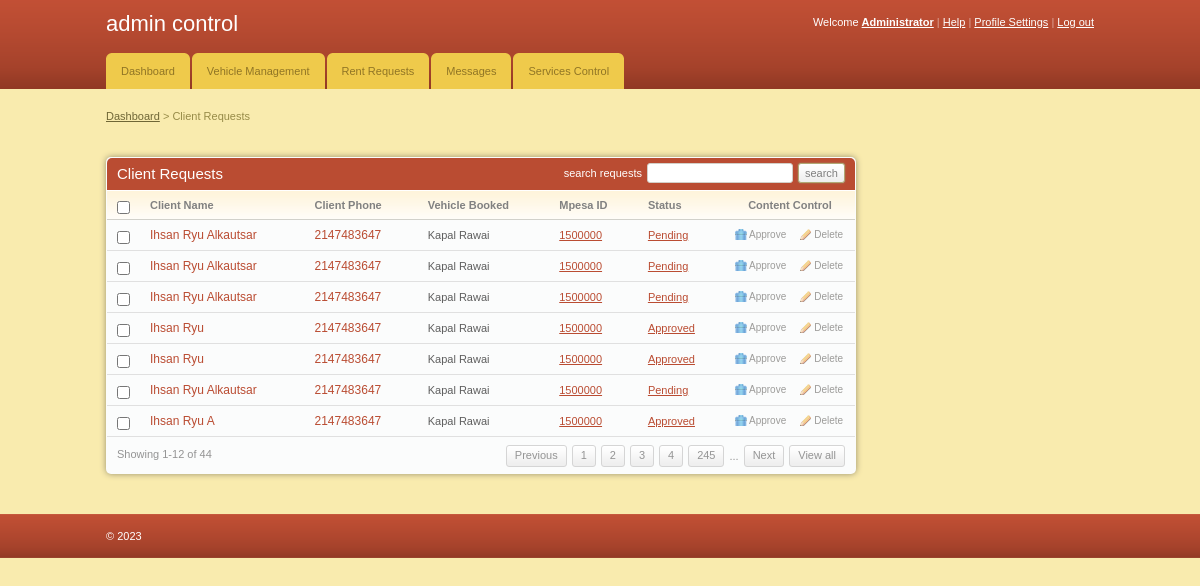
The page /admin/client_requests.php (signed in) on the database its author committed.
### tables this page shows
CREATE TABLE `client` (
  `client_id` int(11) NOT NULL,
  `fname` varchar(255) NOT NULL,
  `email` varchar(255) NOT NULL,
  `id_no` int(11) NOT NULL,
  `phone` int(11) NOT NULL,
  `location` varchar(255) NOT NULL,
  `gender` varchar(255) NOT NULL,
  `car_id` int(11) NOT NULL,
  `status` varchar(255) NOT NULL,
  `mpesa` varchar(255) NOT NULL
);

CREATE TABLE `cars` (
  `car_id` int(11) NOT NULL,
  `car_name` varchar(255) NOT NULL,
  `car_type` varchar(255) NOT NULL,
  `image` text NOT NULL,
  `hire_cost` int(11) NOT NULL,
  `capacity` int(11) NOT NULL,
  `status` varchar(255) NOT NULL
);

### admin/client_requests.php (the view, shortened to what this page needs)
<!DOCTYPE html PUBLIC "-//W3C//DTD XHTML 1.0 Transitional//EN" "http://www.w3.org/TR/xhtml1/DTD/xhtml1-transitional.dtd">
<html xmlns="http://www.w3.org/1999/xhtml">
<head>
	<link rel="stylesheet" href="css/style.css" type="text/css" media="all" />
</head>
<body>
<div id="header">
	<div class="shell">
		<?php
			include 'menu.php';
		?>
	</div>
</div>
<div id="container">
	<div class="shell">
		<div class="small-nav">
			<a href="index.php">Dashboard</a>
			<span>&gt;</span>
			Client Requests
		</div>
		<br />
		<div id="main">
			<div id="content">
				<div class="box">
					<div class="box-head">
						<h2 class="left">Client Requests</h2>
						<div class="right">
							<label>search requests</label>
							<input type="text" class="field small-field" />
							<input type="submit" class="button" value="search" />
						</div>
					</div>
					<div class="table">
						<table width="100%" border="0" cellspacing="0" cellpadding="0">
							<tr>
								<th width="13"><input type="checkbox" class="checkbox" /></th>
								<th>Client Name</th>
								<th>Client Phone</th>
								<th>Vehicle Booked</th>
								<th>Mpesa ID</th>
								<th>Status</th>
								<th width="110" class="ac">Content Control</th>
							</tr>
							<?php
								include '../includes/config.php';
								$select = "SELECT client.client_id,client.fname,client.phone,cars.car_name,cars.hire_cost,client.status
										FROM client JOIN cars ON client.car_id=cars.car_id";
								$result = $conn->query($select);
								while($row = $result->fetch_assoc()){
							?>
							<tr>
								<td><input type="checkbox" class="checkbox" /></td>
								<td><h3><a href="#"><?php echo $row['fname'] ?></a></h3></td>
								<td><h3><a href="#"><?php echo $row['phone'] ?></a></h3></td>
								<td><?php echo $row['car_name'] ?></td>
								<td><a href="#"><?php echo $row['hire_cost'] ?></a></td>
								<td><a href="#"><?php echo $row['status'] ?></a></td>
								<td><a href="javascript:sureToApprove(<?php echo $row['client_id'];?>)" class="ico del">Approve</a><a href="#" class="ico edit">Delete</a></td>
							</tr>
							<?php
								}
							?>
						</table>
						<div class="pagging">
							<div class="left">Showing 1-12 of 44</div>
							<div class="right">
								<a href="#">Previous</a>
								<a href="#">1</a>
								<a href="#">2</a>
								<a href="#">3</a>
								<a href="#">4</a>
								<a href="#">245</a>
								<span>...</span>
								<a href="#">Next</a>
								<a href="#">View all</a>
							</div>
						</div>
					</div>
				</div>
			</div>
		</div>
	</div>
</div>
<div id="footer">
	<div class="shell">
		<span class="left">&copy; <?php echo date("Y");?></span>
	</div>
</div>
</body>
</html>

### admin/menu.php (shortened to what this page needs)
<div id="top">
    <h1><a href="#">admin control</a></h1>
    <div id="top-navigation">
        Welcome <a href="#"><strong>Administrator</strong></a>
        <span>|</span>
        <a href="#">Help</a>
        <span>|</span>
        <a href="#">Profile Settings</a>
        <span>|</span>
        <a href="logout.php">Log out</a>
    </div>
</div>
<div id="navigation">
    <ul>
        <li><a href="index.php"><span>Dashboard</span></a></li>
        <li><a href="add_vehicles.php"><span>Vehicle Management</span></a></li>
        <li><a href="client_requests.php"><span>Rent Requests</span></a></li>
        <li><a href="index.php"><span>Messages</span></a></li>
        <li><a href="#"><span>Services Control</span></a></li>
    </ul>
</div>

### admin/css/style.css (style rules this page uses)
* { padding:0; margin:0; outline:0; }
body { background:#f9ebae; font-family: Verdana, sans-serif; font-size:11px; line-height:14px; color:#5e5e5e; }
input, textarea, select { font-family: Verdana, sans-serif; font-size:13px; }
.field { border:solid 1px #d3cfc7; background:#fff; padding:5px; }
.small-field { border:solid 1px #d3cfc7; background:#fff; padding:3px 1px; font-size:11px; }
.checkbox { width:13px; height:13px; vertical-align:top; position:relative; top:2px; }
.button { background:#eee url(images/button.gif) repeat-x 0 0; border:solid 1px #b1a874; color:#7f7f7f; font-size:11px; padding:2px 6px 2px 6px; cursor:pointer; line-height:14px !important; }
a { color:#ba4c32; text-decoration: underline; cursor:pointer; }
.left, .alignleft { float:left; display:inline; }
.right, .alignright { float:right; display:inline; }
.ac { text-align: center !important; }
h1 { font-size:22px; line-height:24px; color:#fff; font-weight: normal; }
h1 a { color:#fff; text-decoration: none; }
h2 { font-size:15px; font-weight: normal; }
h3 { font-size:12px; line-height:14px; font-weight: normal; }
h3 a { text-decoration: none; }
.shell { width:988px; margin:0 auto; }
#header { height:89px; background:url(images/header.gif); white-space:nowrap; }
#header h1 { float:left; display:inline; padding-top:12px; }
#top-navigation { float:right; white-space:nowrap; color:#fff; padding-top:15px; }
#top-navigation a { color:#fff; }
#top-navigation span { color:#dca598; }
#top { height:53px; }
#navigation { height:36px; }
#navigation ul { list-style-type: none; }
#navigation ul li { float:left; display:inline; margin-right:2px; }
#navigation ul li a, #navigation ul li a span { float:left; height:36px; background:url(images/tab.gif) no-repeat 0 0; padding:0 0 0 15px; }
#navigation ul li a span { background-position:right 0; padding:0 15px 0 0; }
#navigation ul li a { line-height:36px; color:#907525; text-decoration: none; }
#container { padding:20px 0; }
.small-nav { color:#978b48; padding-bottom:20px; }
.small-nav a { color:#6f6636; }
#content { float:left; width:750px; }
.table th { background:#fffdfa url(images/th.gif) repeat-x 0 0; color:#818181; text-align: left; padding:7px 10px; border-bottom:solid 1px #d2d1cb; }
.table td { background:#fbfcfc; border-bottom:solid 1px #e0e0e0; padding:8px 10px; }
.box { background:#fbfcfc; height:100%; padding:1px; margin-bottom:20px; }
.box-head { background:#ba4c32; height:32px; color:#fff; padding: 0 10px; line-height:32px; white-space:nowrap; border-bottom:solid 1px #fff; }
.box-head .right { padding-top:5px; line-height:13px; }
.box-head .right label, .box-head .right input { float:left; }
.box-head .right label { padding:4px 0 0 0; }
.box-head .right input { margin-left:5px; }
.pagging { height:20px; padding:8px 10px; line-height:19px; color:#949494; }
.pagging a { background:url(images/pagging.gif) repeat-x 0 0; height:20px; float:left; padding:0 8px; border:solid 1px #d5d5d5; text-decoration: none; color:#949494; margin-left:5px; }
.pagging span { float:left; margin-left:5px; padding-top:2px; }
a.ico { color:#9d9c9a; font-size:10px; text-decoration: none; padding:0 0 0 14px; background-repeat:no-repeat; background-position:0 0; }
a.del { background-image:url(images/del.gif) }
a.edit { background-image:url(images/edit.gif); margin-left:14px; }
#footer { height:44px; background:url(images/footer.gif); line-height:44px; color:#fff; }
.box { -moz-border-radius:5px; -webkit-border-radius:5px; -moz-box-shadow: 0 0 6px #978f6c; -webkit-box-shadow: 0 0 6px #978f6c; }
.box-head { -moz-border-radius-topleft:5px; -moz-border-radius-topright:5px; -webkit-border-top-left-radius:5px; -webkit-border-top-right-radius:5px; }
.field, .button { -moz-border-radius:4px; -webkit-border-radius:4px; }
.small-field, .button, .pagging a { -moz-border-radius:3px; -webkit-border-radius:3px; }
.button { -moz-box-shadow: 0 0 2px #978f6c; -webkit-box-shadow: 0 0 2px #978f6c; }

### rows shown on the page
client: fname "Ihsan Ryu Alkautsar", phone "2147483647", car.car_name "Kapal Rawai", car.hire_cost "1500000", status "Pending"
client: fname "Ihsan Ryu Alkautsar", phone "2147483647", car.car_name "Kapal Rawai", car.hire_cost "1500000", status "Pending"
client: fname "Ihsan Ryu Alkautsar", phone "2147483647", car.car_name "Kapal Rawai", car.hire_cost "1500000", status "Pending"
client: fname "Ihsan Ryu", phone "2147483647", car.car_name "Kapal Rawai", car.hire_cost "1500000", status "Approved"
client: fname "Ihsan Ryu", phone "2147483647", car.car_name "Kapal Rawai", car.hire_cost "1500000", status "Approved"
client: fname "Ihsan Ryu Alkautsar", phone "2147483647", car.car_name "Kapal Rawai", car.hire_cost "1500000", status "Pending"
client: fname "Ihsan Ryu A", phone "2147483647", car.car_name "Kapal Rawai", car.hire_cost "1500000", status "Approved"
